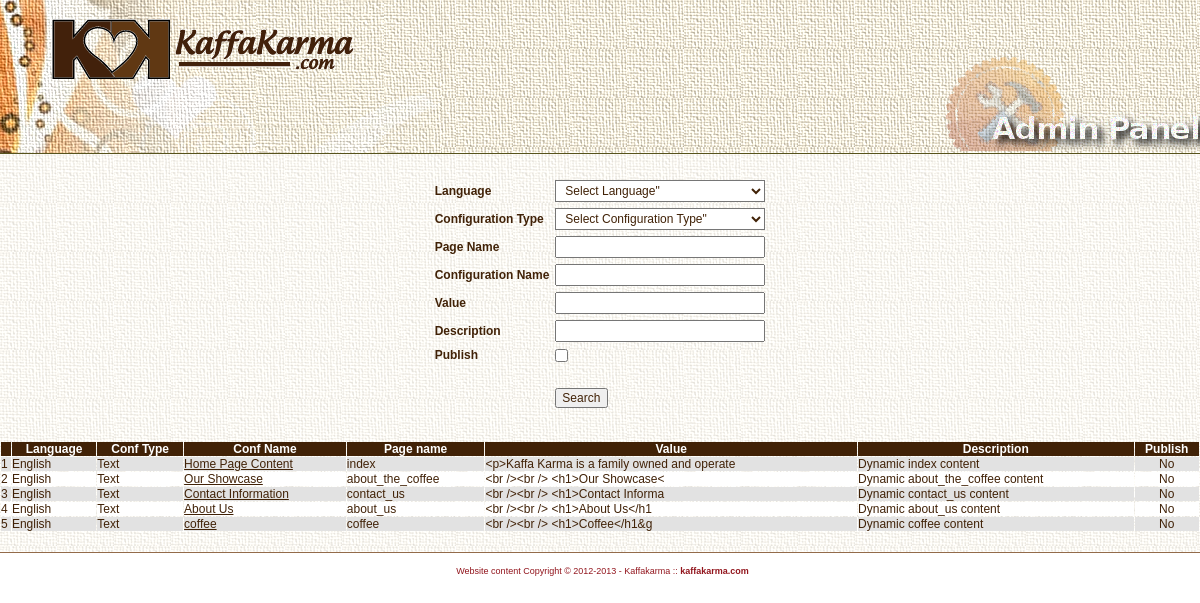
Before: /gsconf_search.php (signed in) with the older database file.
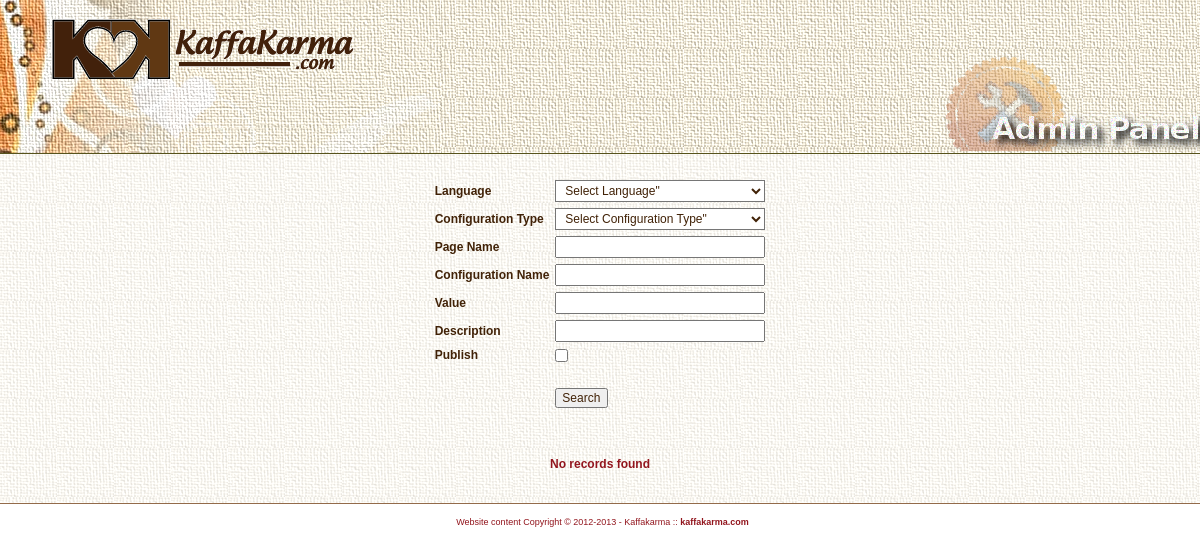
After: the same page with the newer database file.
### tables this page shows
CREATE TABLE IF NOT EXISTS `configurations` (
  `id` int(10) unsigned NOT NULL AUTO_INCREMENT,
  `configuration_name` varchar(255) NOT NULL,
  `page_id` int(11) NOT NULL,
  `value` text NOT NULL,
  `description` varchar(255) NOT NULL,
  `language_id` int(11) NOT NULL,
  `configurationtype_id` int(11) NOT NULL,
  `publish` tinyint(4) NOT NULL DEFAULT '0',
  PRIMARY KEY (`id`),
  KEY `page_id` (`page_id`,`language_id`),
  KEY `configurationtype_id` (`configurationtype_id`)
);

CREATE TABLE IF NOT EXISTS `languages` (
  `id` int(11) NOT NULL AUTO_INCREMENT,
  `language_name` varchar(255) NOT NULL,
  `publish` tinyint(4) NOT NULL DEFAULT '0',
  PRIMARY KEY (`id`)
);

CREATE TABLE IF NOT EXISTS `configurationtypes` (
  `id` int(11) NOT NULL AUTO_INCREMENT,
  `configurationtype_name` varchar(255) NOT NULL,
  `description` varchar(255) NOT NULL,
  PRIMARY KEY (`id`)
);

CREATE TABLE IF NOT EXISTS `pages` (
  `id` int(11) NOT NULL AUTO_INCREMENT,
  `page_name` varchar(255) NOT NULL,
  PRIMARY KEY (`id`)
);

### gsconf_search.php (called while the page is built, shortened)
<?php session_start();
require(ROOT_PATH.'include/class/class_gspage/class_gspage.php');
$page = new gsPage;
	$page->current_url = $current_url;
	$page->title = "Green FrameWork";
	$page->page_name = 'gsconf_search';
	$page->layout = 'default.html';
        $page->use_gsconf = true;
        $page->conf_list = array("conf.php");
        $page->menuconf_list = array("menu_conf.php");
	$page->connection_list = array("connection.php");
	$page->function_list = array("functions.php");
	$page->class_list = array("class_gspagination.php","class_user.php");
	$index=0;
	$content_list[$index]['file_name']='inc_language.php';
	$content_list[$index]['var_name']='language';
	$index++;
	$content_list[$index]['file_name']='inc_menu.php';
	$content_list[$index]['var_name']='menu';
	$page->content_list = $content_list;
	$page->plugin_path = 'plugins/gsconf/';
	$page->plugin = 'gsconf_search';
	$page->get_plugin();
?>

### plugins/gsconf/gsconf_search/code/gsconf_search.php (called while the page is built, shortened)
<?php
		$Mypagination = new Pagination(50);
		$this->gsconf->connection = $myconnection;
		$this->gsconf->total_records = $Mypagination->total_records;
		$data_bylimit = $this->gsconf->get_list_array_bylimit($_GET["lstlanguage"],$_GET["lstconfigurationtype"],$_GET["txtconfigurationname"],$_GET["txtpagename"],$_GET["txtvalue"],$_GET["txtdescription"],$_GET["chk_publish"],$Mypagination->start_record,$Mypagination->max_records);
		if ( $data_bylimit == false ){
			$mesg = "No records found";
		}else{
			$count_data_bylimit=count($data_bylimit);
		}
?>

### include/class/class_gsconf/class_gsconf.php (called while the page is built, shortened)
<?php
class gsConf {
	var $connection;
	var $total_records = "";
    function get_list_array_bylimit($language_id=-1,$configurationtype_id=-1,$configuration_name="",$page_name="",$value="",$description="", $publish="", $start_record = 0,$max_records = 25){
        $limited_data = array();
		$i=0;
        $strSQL = "SELECT C.*, P.page_name, L.language_name, CT.configurationtype_name FROM configurations C, pages P, languages L, configurationtypes CT WHERE P.id= C.page_id AND L.id=C.language_id AND CT.id=C.configurationtype_id";
        $strSQL_limit = sprintf("%s LIMIT %d, %d", $strSQL, $start_record, $max_records);
        $rsRES = mysql_query($strSQL_limit, $this->connection) or die(mysql_error(). $strSQL_limit);
        if ( mysql_num_rows($rsRES) > 0 ){
			if (trim($this->total_records)!="" && $this->total_records > 0) {
			} else {
				$all_rs = mysql_query($strSQL, $this->connection) or die(mysql_error(). $strSQL_limit);
				$this->total_records = mysql_num_rows($all_rs);
			}
			while ( $row = mysql_fetch_assoc($rsRES) ){
				$limited_data[$i]["id"] = $row["id"];
				$limited_data[$i]["language_id"] = $row["language_id"];
				$limited_data[$i]["language_name"] = $row["language_name"];
				$limited_data[$i]["configurationtype_id"] = $row["configurationtype_id"];
				$limited_data[$i]["configurationtype_name"] = $row["configurationtype_name"];
				$limited_data[$i]["page_name"] = $row["page_name"];
				$limited_data[$i]["configuration_name"] = $row["configuration_name"];
				$limited_data[$i]["value"] = $row["value"];
				$limited_data[$i]["description"] = $row["description"];
				$limited_data[$i]["publish"] = $row["publish"];
				if($row["publish"]==CONF_PUBLISH){
					$limited_data[$i]["publish_status"] = "Yes";
				}else{
					$limited_data[$i]["publish_status"] = "No";
				}
				$i++;
			}
			return $limited_data;
        }else{
        	return false;
        }
    }
}
?>

### plugins/gsconf/gsconf_search/form/gsconf_search.php (the view, shortened to what the changed rows need)
<table  width="100%"   align="center" border="0" cellpadding="1px" cellspacing="1px">
   <?php
    if ( $data_bylimit == false ){?>
     <tr><td colspan="6">&nbsp;</td></tr>
     <tr><td colspan="6" align="center" class="message" ><?= $mesg ?></td></tr>
     <tr><td colspan="6">&nbsp;</td></tr>
    <?
     }
     else{?>
    <tr class="tableheader">
		<td></td>
		<td  align="center">Language  </td>
		<td  align="center">Conf Type</td>
		<td  align="center">Conf Name</td>
		<td  align="center">Page name</td>
		<td  align="center">Value</td>
		<td  align="center">Description</td>
		<td  align="center">Publish</td>
    </tr>
     <?
     $style = "tbl_row_lite";
	 $index = 0;
	 $slno = $Mypagination->start_record+1;
     while ( $count_data_bylimit > $index ){
        $link = "gsconf_update.php?id=".$data_bylimit[$index]["id"]."";
         if ( $style == "tbl_row_lite" ){
            $style="tbl_row_dark";
        }
        else{
            $style="tbl_row_lite";
        }
        ?>
    <tr onmouseover="this.className='tbl_row_highlight'" onmouseout="this.className='<?php echo $style; ?>'"  class="<?php echo $style; ?>" >
        <td><?= $slno++ ?></td>
        <td><?php echo $data_bylimit[$index]["language_name"]; ?></td>
        <td><?php echo $data_bylimit[$index]["configurationtype_name"]; ?></td>
        <td><a href="<?php echo $link; ?>"><?php echo $data_bylimit[$index]["configuration_name"]; ?></a></td>
        <td><?php echo $data_bylimit[$index]["page_name"]; ?></td>
        <td><?php echo  substr(htmlentities( stripslashes( nl2br($data_bylimit[$index]["value"]))) ,0,50) ; ?></td>
        <td><?php echo $data_bylimit[$index]["description"]; ?></td>
        <td align="center"><?php echo $data_bylimit[$index]["publish_status"]; ?></td>
    </tr><?php
         $index++;
    }
    ?>
    <tr><td colspan="6">&nbsp;</td></tr>
    <tr><td colspan="6" align="center">
        </td></tr>
      <?}?>
      </table>

Changed rows visible on the page:
removed configurations: language.language_name "English", configurationtype.configurationtype_name "Text", configuration_name "Home Page Content", page.page_name "index", value "<p>Kaffa Karma is a family owned and operate", description "Dynamic index content", publish_status "No"
removed configurations: language.language_name "English", configurationtype.configurationtype_name "Text", configuration_name "Our Showcase", page.page_name "about_the_coffee", value "<br /><br /> <h1>Our Showcase<", description "Dynamic about_the_coffee content", publish_status "No"
removed configurations: language.language_name "English", configurationtype.configurationtype_name "Text", configuration_name "Contact Information", page.page_name "contact_us", value "<br /><br /> <h1>Contact Informa", description "Dynamic contact_us content", publish_status "No"
removed configurations: language.language_name "English", configurationtype.configurationtype_name "Text", configuration_name "About Us", page.page_name "about_us", value "<br /><br /> <h1>About Us</h1", description "Dynamic about_us content", publish_status "No"
removed configurations: language.language_name "English", configurationtype.configurationtype_name "Text", configuration_name "coffee", page.page_name "coffee", value "<br /><br /> <h1>Coffee</h1&g", description "Dynamic coffee content", publish_status "No"
Other visible differences:
$mesg: (not shown) → "No records found"
text no longer shown: "Language Conf Type Conf Name Page name Value Description Publish"
